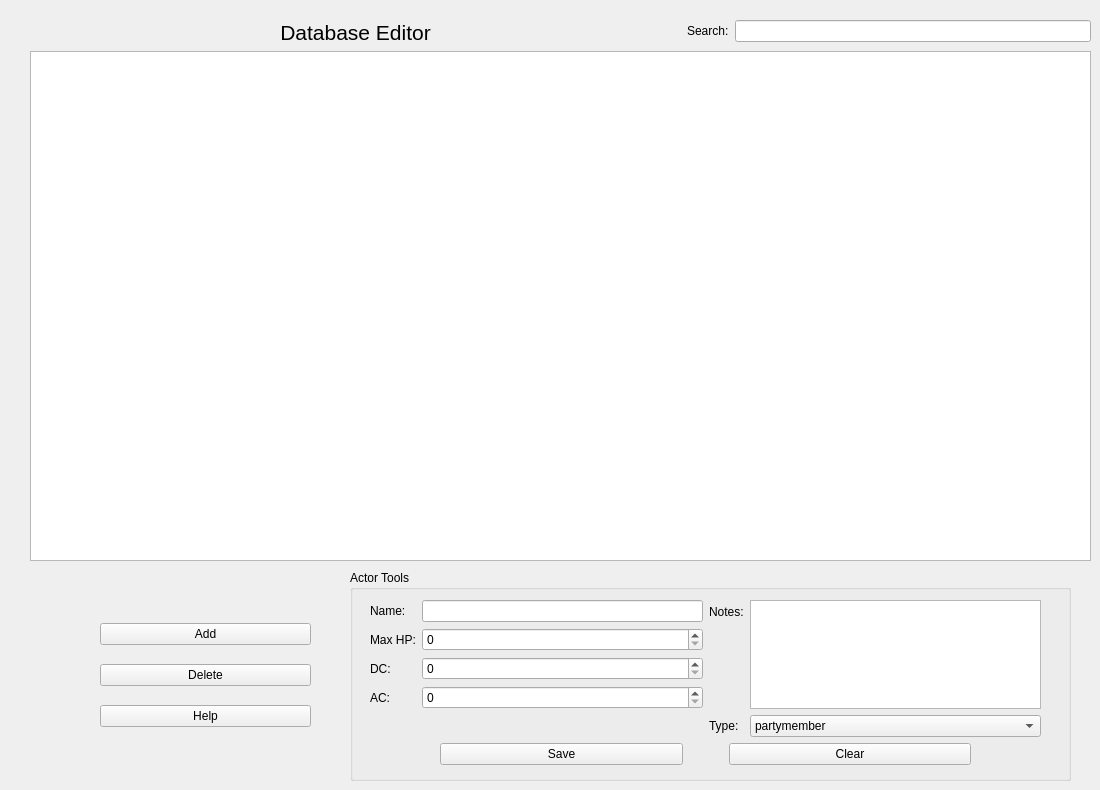
      <widget class="QWidget" name="editActors_tab">
       <attribute name="title">
        <string>Edit Actors</string>
       </attribute>
       <widget class="QWidget" name="verticalLayoutWidget_4">
        <property name="geometry">
         <rect>
          <x>100</x>
          <y>610</y>
          <width>211</width>
          <height>131</height>
         </rect>
        </property>
        <layout class="QVBoxLayout" name="verticalLayout_8">
         <item>
          <widget class="QPushButton" name="addActor_dbEdit_pushButton">
           <property name="text">
            <string>Add</string>
           </property>
          </widget>
         </item>
         <item>
          <widget class="QPushButton" name="deleteActor_dbEdit_pushButton">
           <property name="text">
            <string>Delete</string>
           </property>
          </widget>
         </item>
         <item>
          <widget class="QPushButton" name="help_dbEdit__pushButton">
           <property name="text">
            <string>Help</string>
           </property>
          </widget>
         </item>
        </layout>
       </widget>
       <widget class="QWidget" name="verticalLayoutWidget_3">
        <property name="geometry">
         <rect>
          <x>30</x>
          <y>20</y>
          <width>1061</width>
          <height>541</height>
         </rect>
        </property>
        <layout class="QVBoxLayout" name="verticalLayout_7">
         <item>
          <layout class="QHBoxLayout" name="horizontalLayout_11">
           <item>
            <spacer name="horizontalSpacer_14">
             <property name="orientation">
              <enum>Qt::Horizontal</enum>
             </property>
             <property name="sizeType">
              <enum>QSizePolicy::Fixed</enum>
             </property>
             <property name="sizeHint" stdset="0">
              <size>
               <width>250</width>
               <height>20</height>
              </size>
             </property>
            </spacer>
           </item>
           <item>
            <widget class="QLabel" name="dbEditTitle_label">
             <property name="font">
              <font>
               <pointsize>16</pointsize>
              </font>
             </property>
             <property name="text">
              <string>Database Editor</string>
             </property>
             <property name="alignment">
              <set>Qt::AlignCenter</set>
             </property>
            </widget>
           </item>
           <item>
            <spacer name="horizontalSpacer_13">
             <property name="orientation">
              <enum>Qt::Horizontal</enum>
             </property>
             <property name="sizeType">
              <enum>QSizePolicy::Fixed</enum>
             </property>
             <property name="sizeHint" stdset="0">
              <size>
               <width>250</width>
               <height>20</height>
              </size>
             </property>
            </spacer>
           </item>
           <item>
            <layout class="QFormLayout" name="formLayout_5">
             <item row="0" column="0">
              <widget class="QLabel" name="search_editActor_label">
               <property name="text">
                <string>Search:</string>
               </property>
              </widget>
             </item>
             <item row="0" column="1">
              <widget class="QLineEdit" name="search_editActor_lineEdit"/>
             </item>
            </layout>
           </item>
          </layout>
         </item>
         <item>
          <widget class="QTableView" name="dbEdit_tableView">
           <property name="editTriggers">
            <set>QAbstractItemView::NoEditTriggers</set>
           </property>
           <attribute name="horizontalHeaderStretchLastSection">
            <bool>true</bool>
           </attribute>
           <attribute name="verticalHeaderVisible">
            <bool>false</bool>
           </attribute>
          </widget>
         </item>
        </layout>
       </widget>
       <widget class="QGroupBox" name="editActors_groupBox">
        <property name="geometry">
         <rect>
          <x>350</x>
          <y>570</y>
          <width>721</width>
          <height>211</height>
         </rect>
        </property>
        <property name="title">
         <string>Actor Tools</string>
        </property>
        <widget class="QWidget" name="verticalLayoutWidget_6">
         <property name="geometry">
          <rect>
           <x>20</x>
           <y>30</y>
           <width>671</width>
           <height>165</height>
          </rect>
         </property>
         <layout class="QVBoxLayout" name="editActorsContainer_verticalLayout">
          <item>
           <layout class="QHBoxLayout" name="horizontalLayout_9">
            <item>
             <layout class="QFormLayout" name="editActors_formLayout">
              <item row="0" column="0">
               <widget class="QLabel" name="name_editActors_label">
                <property name="text">
                 <string>Name:</string>
                </property>
               </widget>
              </item>
              <item row="0" column="1">
               <widget class="QLineEdit" name="name_editActors_lineEdit"/>
              </item>
              <item row="1" column="0">
               <widget class="QLabel" name="hp_editActors_label">
                <property name="text">
                 <string>Max HP:</string>
                </property>
               </widget>
              </item>
              <item row="1" column="1">
               <widget class="QSpinBox" name="hp_editActors_spinBox"/>
              </item>
              <item row="2" column="0">
               <widget class="QLabel" name="dc_editActors_label">
                <property name="text">
                 <string>DC:</string>
                </property>
               </widget>
              </item>
              <item row="2" column="1">
               <widget class="QSpinBox" name="dc_editActors_spinBox"/>
              </item>
              <item row="3" column="0">
               <widget class="QLabel" name="ac_editActors_label">
                <property name="text">
                 <string>AC:</string>
                </property>
               </widget>
              </item>
              <item row="3" column="1">
               <widget class="QSpinBox" name="ac_editActors_spinBox"/>
              </item>
             </layout>
            </item>
            <item>
             <layout class="QFormLayout" name="formLayout_2">
              <item row="0" column="0">
               <widget class="QLabel" name="notes_editActors_label">
                <property name="text">
                 <string>Notes:</string>
                </property>
               </widget>
              </item>
              <item row="1" column="0">
               <widget class="QLabel" name="type_editActors_label">
                <property name="text">
                 <string>Type:</string>
                </property>
               </widget>
              </item>
              <item row="1" column="1">
               <widget class="QComboBox" name="type_editActors_comboBox">
                <item>
                 <property name="text">
                  <string>partymember</string>
                 </property>
                </item>
                <item>
                 <property name="text">
                  <string>creature</string>
                 </property>
                </item>
                <item>
                 <property name="text">
                  <string>companion</string>
                 </property>
                </item>
                <item>
                 <property name="text">
                  <string>effect</string>
                 </property>
                </item>
               </widget>
              </item>
              <item row="0" column="1">
               <widget class="QTextEdit" name="notes_editActors_textEdit"/>
              </item>
             </layout>
            </item>
           </layout>
          </item>
          <item>
           <layout class="QHBoxLayout" name="horizontalLayout_10">
            <property name="leftMargin">
             <number>70</number>
            </property>
            <property name="rightMargin">
             <number>70</number>
            </property>
            <item>
             <widget class="QPushButton" name="save_editActors_pushButton">
              <property name="text">
               <string>Save</string>
              </property>
             </widget>
            </item>
            <item>
             <spacer name="horizontalSpacer_3">
              <property name="orientation">
               <enum>Qt::Horizontal</enum>
              </property>
              <property name="sizeType">
               <enum>QSizePolicy::Preferred</enum>
              </property>
              <property name="sizeHint" stdset="0">
               <size>
                <width>40</width>
                <height>20</height>
               </size>
              </property>
             </spacer>
            </item>
            <item>
             <widget class="QPushButton" name="clear_editActors_pushButton">
              <property name="text">
               <string>Clear</string>
              </property>
             </widget>
            </item>
           </layout>
          </item>
         </layout>
        </widget>
       </widget>
      </widget>
